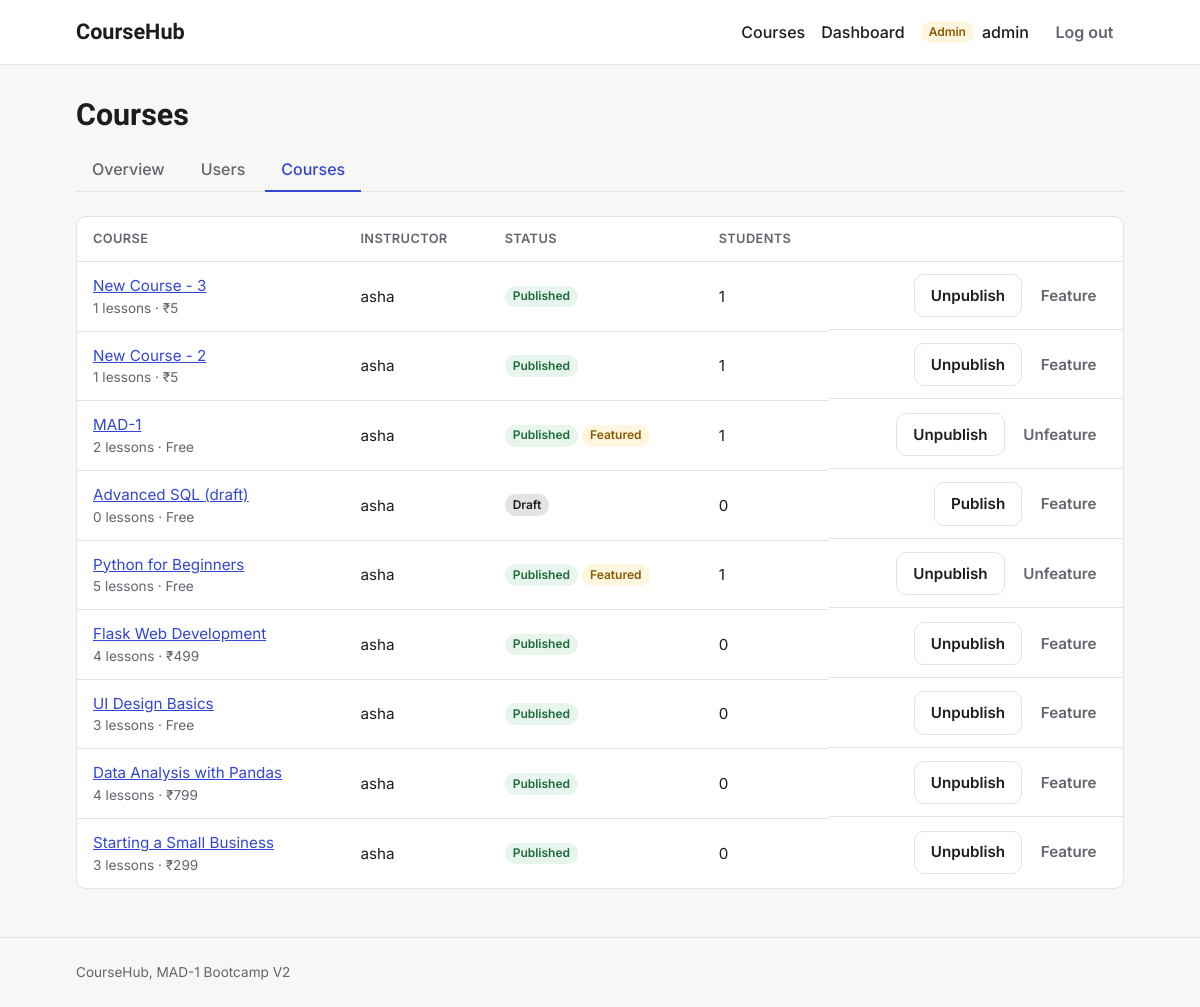
Page /admin/courses (signed in) on the committed database.
### models.py (models this page shows, shortened)
class User(db.Model):
    id = db.Column(db.Integer, primary_key=True)
    username = db.Column(db.String(80), unique=True, nullable=False)
    email = db.Column(db.String(120), unique=True, nullable=False)
    password_hash = db.Column(db.String(256), nullable=False)
    role = db.Column(db.String(20), nullable=False, default="student")
    bio = db.Column(db.Text)
    avatar = db.Column(db.String(200))
    created_at = db.Column(db.DateTime, default=utc_now)
    is_active = db.Column(db.Boolean, default=True)
    taught_courses = db.relationship("Course", backref="instructor", lazy=True)
    enrollments = db.relationship(
        "Enrollment", backref="student", cascade="all, delete-orphan"
    )
    completions = db.relationship(
        "LessonCompletion", backref="student", cascade="all, delete-orphan"
    )

class Course(db.Model):
    id = db.Column(db.Integer, primary_key=True)
    title = db.Column(db.String(200), nullable=False)
    slug = db.Column(db.String(200), unique=True, nullable=False)
    description = db.Column(db.Text)
    short_description = db.Column(db.String(500))
    thumbnail = db.Column(db.String(300))
    price = db.Column(db.Float, default=0.0)
    category = db.Column(db.String(50))
    level = db.Column(db.String(20))
    is_published = db.Column(db.Boolean, default=False)
    is_featured = db.Column(db.Boolean, default=False)
    instructor_id = db.Column(db.Integer, db.ForeignKey("user.id"), nullable=False)
    created_at = db.Column(db.DateTime, default=utc_now)
    updated_at = db.Column(db.DateTime, default=utc_now, onupdate=utc_now)
    lessons = db.relationship(
        "Lesson",
        backref="course",
        cascade="all, delete-orphan",
        order_by="Lesson.order",
    )
    enrollments = db.relationship(
        "Enrollment", backref="course", cascade="all, delete-orphan"
    )

### routes/admin.py (the view)
@bp.route("/admin/courses")
@admin_required
def courses():
    courses = db.session.scalars(
        db.select(Course).order_by(Course.created_at.desc())
    ).all()
    return render_template("admin_courses.html", courses=courses)

### helpers.py (called while the page is built)
def login_required(view):
    @wraps(view)
    def wrapped(*args, **kwargs):
        if g.user is None:
            flash("Please log in to continue.", "warning")
            return redirect(url_for("auth.login", next=request.full_path))
        return view(*args, **kwargs)
    return wrapped

def role_required(*roles):
    def decorator(view):
        @wraps(view)
        @login_required
        def wrapped(*args, **kwargs):
            if g.user.role not in roles:
                abort(403)
            return view(*args, **kwargs)
        return wrapped
    return decorator

### templates/admin_courses.html (shortened to what this page needs)
{% extends "base.html" %}
{% from "macros.html" import admin_tabs %}
{% block content %}
<div class="page-header">
  <h1>Courses</h1>
  {{ admin_tabs('courses') }}
</div>
{% if courses %}
  <div class="table-wrap">
    <table class="table">
      <thead>
        <tr>
          <th scope="col">Course</th>
          <th scope="col">Instructor</th>
          <th scope="col">Status</th>
          <th scope="col">Students</th>
          <th scope="col"><span class="visually-hidden">Actions</span></th>
        </tr>
      </thead>
      <tbody>
        {% for course in courses %}
          <tr>
            <td>
              <a href="{{ url_for('courses.course_detail', slug=course.slug) }}">{{ course.title }}</a>
              <div class="muted small">{{ course.lessons|length }} lessons · {{ course.price|price }}</div>
            </td>
            <td>{{ course.instructor.username }}</td>
            <td>
              <div class="tags">
                {% if course.is_published %}
                  <span class="badge badge-published">Published</span>
                {% else %}
                  <span class="badge badge-draft">Draft</span>
                {% endif %}
                {% if course.is_featured %}<span class="badge badge-featured">Featured</span>{% endif %}
              </div>
            </td>
            <td>{{ course.enrollments|length }}</td>
            <td class="actions">
              <form method="post" action="{{ url_for('admin.toggle_publish', course_id=course.id) }}" class="inline-form">
                <button type="submit" class="btn btn-secondary">{{ 'Unpublish' if course.is_published else 'Publish' }}</button>
              </form>
              <form method="post" action="{{ url_for('admin.toggle_featured', course_id=course.id) }}" class="inline-form">
                <button type="submit" class="btn btn-ghost">{{ 'Unfeature' if course.is_featured else 'Feature' }}</button>
              </form>
            </td>
          </tr>
        {% endfor %}
      </tbody>
    </table>
  </div>
{% else %}
  <div class="empty-state">
    <h2>No courses yet</h2>
    <p class="muted">Courses appear here as soon as an instructor creates one.</p>
  </div>
{% endif %}
{% endblock %}

### templates/base.html (shortened to what this page needs)
<!DOCTYPE html>
<html lang="en">
<head>
  <link rel="stylesheet" href="{{ url_for('static', filename='style.css') }}">
</head>
<body>
  <header class="navbar">
    <div class="container navbar-inner">
      <a class="brand" href="{{ url_for('courses.home') }}">CourseHub</a>
      <nav aria-label="Main">
        <ul class="nav-links">
          <li><a href="{{ url_for('courses.course_list') }}">Courses</a></li>
          {% if current_user %}
            <li><a href="{{ url_for('auth.dashboard') }}">Dashboard</a></li>
            <li class="nav-user">
              <span class="badge badge-{{ current_user.role }}">{{ current_user.role|capitalize }}</span>
              <a href="{{ url_for('auth.profile') }}">{{ current_user.username }}</a>
            </li>
            <li>
              <form action="{{ url_for('auth.logout') }}" method="post" class="inline-form">
                <button type="submit" class="btn btn-ghost">Log out</button>
              </form>
            </li>
          {% else %}
            <li><a href="{{ url_for('auth.login') }}">Log in</a></li>
            <li><a class="btn btn-primary" href="{{ url_for('auth.register') }}">Sign up</a></li>
          {% endif %}
        </ul>
      </nav>
    </div>
  </header>
  <main id="main" class="container">
    {% block content %}{% endblock %}
  </main>
  <footer class="footer">
    <div class="container">CourseHub, MAD-1 Bootcamp V2</div>
  </footer>
</body>
</html>

### static/style.css (style rules this page uses)
:root { --font-display: "Bricolage Grotesque", ui-sans-serif, system-ui, sans-serif; --font-body: "Inter", ui-sans-serif, system-ui, -apple-system, "Segoe UI", Roboto, sans-serif; --color-bg: #f7f7f5; --color-surface: #ffffff; --color-text: #1c1d21; --color-muted: #62656e; --color-border: #e3e3df; --color-primary: #3346d3; --color-primary-hover: #2636b0; --color-focus: #8a96ff; --color-success-bg: #e8f5ec; --color-success-text: #1d6b3a; --color-error-bg: #fdecec; --color-error-text: #a12626; --color-warning-bg: #fff6e0; --color-warning-text: #8a5a00; --color-info-bg: #eaf0fd; --color-info-text: #244a9e; --radius: 10px; --space-1: 0.25rem; --space-2: 0.5rem; --space-3: 0.75rem; --space-4: 1rem; --space-6: 1.5rem; --space-8: 2rem; --space-12: 3rem; --shadow: 0 1px 2px rgba(0, 0, 0, 0.04), 0 2px 8px rgba(0, 0, 0, 0.04); }
*, *::before, *::after { box-sizing: border-box; }
body { margin: 0; min-height: 100vh; display: flex; flex-direction: column; font-family: var(--font-body); font-size: 1rem; line-height: 1.55; color: var(--color-text); background: var(--color-bg); }
h1, h2, h3 { font-family: var(--font-display); line-height: 1.2; margin: 0 0 var(--space-2); }
h1 { font-size: 1.9rem; }
a { color: var(--color-primary); }
.container { width: 100%; max-width: 1080px; margin: 0 auto; padding: 0 var(--space-4); }
main.container { flex: 1; padding-top: var(--space-8); padding-bottom: var(--space-12); }
.muted { color: var(--color-muted); }
.navbar { background: var(--color-surface); border-bottom: 1px solid var(--color-border); }
.navbar-inner { display: flex; flex-wrap: wrap; align-items: center; justify-content: space-between; gap: var(--space-3); min-height: 64px; }
.brand { font-family: var(--font-display); font-weight: 700; font-size: 1.35rem; color: var(--color-text); text-decoration: none; }
.nav-links { display: flex; flex-wrap: wrap; align-items: center; gap: var(--space-4); margin: 0; padding: 0; list-style: none; }
.nav-links a:not(.btn) { color: var(--color-text); text-decoration: none; font-weight: 500; }
.nav-user { display: flex; align-items: center; gap: var(--space-2); color: var(--color-muted); }
.inline-form { margin: 0; }
.btn { display: inline-block; padding: 0.55rem 1rem; border: 1px solid transparent; border-radius: var(--radius); font: inherit; font-weight: 600; text-decoration: none; cursor: pointer; transition: background-color 0.15s ease, border-color 0.15s ease; }
.btn-secondary { background: var(--color-surface); border-color: var(--color-border); color: var(--color-text); }
.btn-ghost { background: transparent; color: var(--color-muted); padding: 0.4rem 0.6rem; }
.badge { display: inline-block; padding: 0.1rem 0.5rem; border-radius: 999px; font-size: 0.75rem; font-weight: 600; }
.badge-admin { background: var(--color-warning-bg); color: var(--color-warning-text); }
.page-header { margin-bottom: var(--space-6); }
.footer { padding: var(--space-6) 0; border-top: 1px solid var(--color-border); color: var(--color-muted); font-size: 0.85rem; }
.tags { display: flex; flex-wrap: wrap; gap: var(--space-1); }
.badge-featured { background: var(--color-warning-bg); color: var(--color-warning-text); }
.badge-draft { background: var(--color-border); color: var(--color-text); }
.badge-published { background: var(--color-success-bg); color: var(--color-success-text); }
.small { font-size: 0.85rem; }
.actions { display: flex; flex-wrap: wrap; align-items: center; gap: var(--space-2); }
.table-wrap { overflow-x: auto; background: var(--color-surface); border: 1px solid var(--color-border); border-radius: var(--radius); }
.table { width: 100%; border-collapse: collapse; font-size: 0.95rem; }
.table th, .table td { padding: var(--space-3) var(--space-4); border-bottom: 1px solid var(--color-border); text-align: left; vertical-align: middle; }
.table th { font-size: 0.8rem; font-weight: 600; text-transform: uppercase; letter-spacing: 0.03em; color: var(--color-muted); }
.table tbody tr:last-child td { border-bottom: 0; }
.table td.actions { justify-content: flex-end; }

### rows in the picture
User: role "Admin", username "admin"
Course: title "New Course - 3", lessons|length "1", price "₹5", instructor.username "asha", shows "Published", enrollments|length "1", is_published "Unpublish", is_featured "Feature"
Course: title "New Course - 2", lessons|length "1", price "₹5", instructor.username "asha", shows "Published", enrollments|length "1", is_published "Unpublish", is_featured "Feature"
Course: title "MAD-1", lessons|length "2", price "Free", instructor.username "asha", shows "Published", shows "Featured", enrollments|length "1", is_published "Unpublish", is_featured "Unfeature"
Course: title "Advanced SQL (draft)", lessons|length "0", price "Free", instructor.username "asha", shows "Draft", enrollments|length "0", is_published "Publish", is_featured "Feature"
Course: title "Python for Beginners", lessons|length "5", price "Free", instructor.username "asha", shows "Published", shows "Featured", enrollments|length "1", is_published "Unpublish", is_featured "Unfeature"
Course: title "Flask Web Development", lessons|length "4", price "₹499", instructor.username "asha", shows "Published", enrollments|length "0", is_published "Unpublish", is_featured "Feature"
Course: title "UI Design Basics", lessons|length "3", price "Free", instructor.username "asha", shows "Published", enrollments|length "0", is_published "Unpublish", is_featured "Feature"
Course: title "Data Analysis with Pandas", lessons|length "4", price "₹799", instructor.username "asha", shows "Published", enrollments|length "0", is_published "Unpublish", is_featured "Feature"
Course: title "Starting a Small Business", lessons|length "3", price "₹299", instructor.username "asha", shows "Published", enrollments|length "0", is_published "Unpublish", is_featured "Feature"
